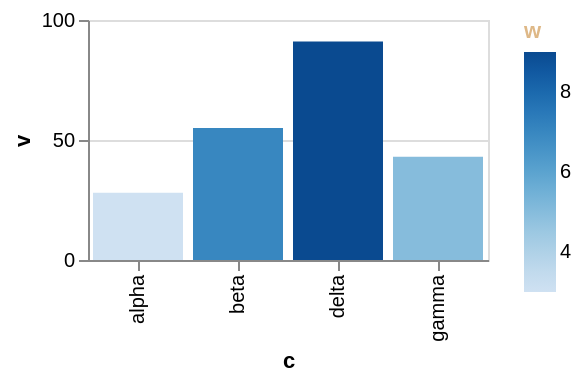

Describe this chart as a Vega-Lite specification.
### Vega-Lite specification from a JSON file in a GitHub repository (floating-point values rounded to 4 significant figures)
{"$schema": "https://vega.github.io/schema/vega-lite/v6.json", "width": 200, "height": 120, "data": {"values": [{"c": "alpha", "v": 28, "w": 3, "t": "2024-01-07"}, {"c": "beta", "v": 55, "w": 7, "t": "2024-03-19"}, {"c": "gamma", "v": 43, "w": 5, "t": "2024-06-02"}, {"c": "delta", "v": 91, "w": 9, "t": "2024-09-11"}]}, "mark": "bar", "encoding": {"x": {"field": "c", "type": "nominal"}, "y": {"field": "v", "type": "quantitative"}, "color": {"field": "w", "type": "quantitative", "legend": {"titleColor": "burlywood"}}}}
